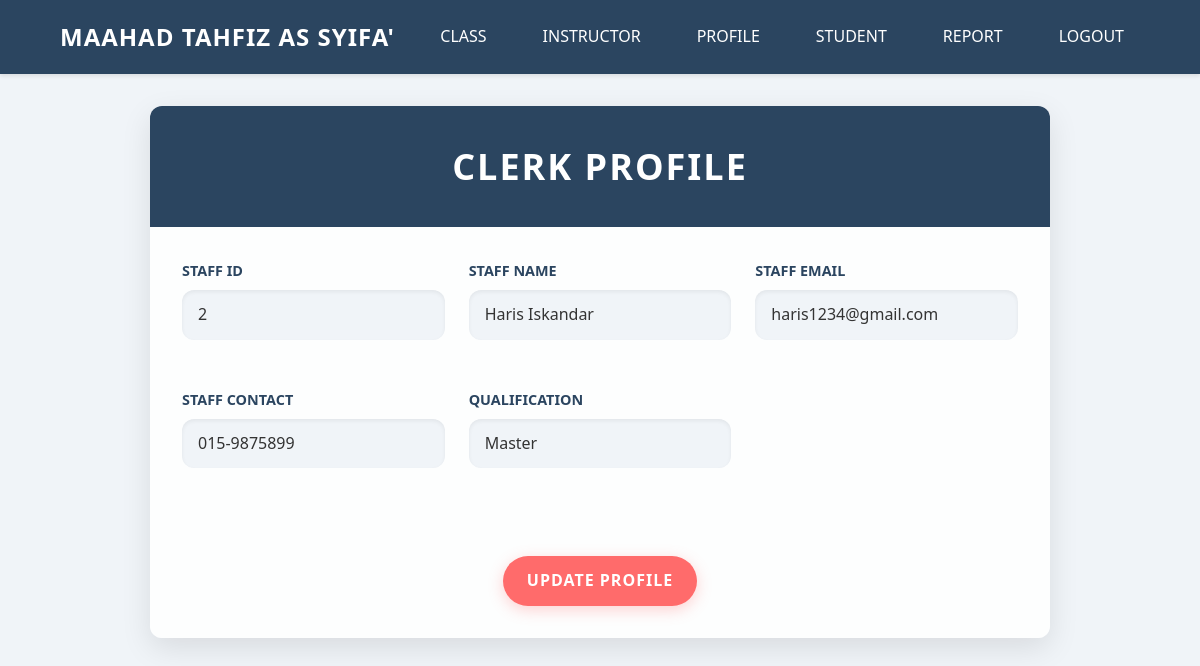
/clerkProfile.php (signed in), run on the app's committed database.
### tables this page shows
CREATE TABLE `staff` (
  `staffID` varchar(10) NOT NULL,
  `staffName` varchar(30) NOT NULL,
  `staffEmail` varchar(30) NOT NULL,
  `staffContact` varchar(12) NOT NULL,
  `qualification` varchar(30) NOT NULL,
  `staffRole` varchar(30) NOT NULL,
  `staffPass` varchar(255) NOT NULL
);

### clerkProfile.php (the view, shortened to what this page needs)
<?php
include_once "clerkHeader.php";
$staffID = $_SESSION['userID'];
$stmt = $conn->prepare("
    SELECT *
    FROM staff
    WHERE staffID = ?
");
$stmt->bind_param("s", $staffID);
$stmt->execute();
$result = $stmt->get_result();
if ($result->num_rows === 1) {
    $row = $result->fetch_assoc();
    $staffID = $row['staffID'];
    $staffName = $row['staffName'];
    $staffEmail = $row['staffEmail'];
    $staffContact = $row['staffContact'];
    $qualification = $row['qualification'];
} else {
    echo "Error: Clerk not found.";
    exit;
}
?>
<!DOCTYPE html>
<html lang="en">
<head>
</head>
<body>
    <div class="profile-container">
        <div class="profile-header">
            <h2>Clerk Profile</h2>
        </div>
        <div class="profile-content">
            <div class="form-group">
                <label>Staff ID</label>
                <p class="form-control-static"><?php echo htmlspecialchars($staffID); ?></p>
            </div>
            <div class="form-group">
                <label>Staff Name</label>
                <p class="form-control-static"><?php echo htmlspecialchars($staffName); ?></p>
            </div>
            <div class="form-group">
                <label>Staff Email</label>
                <p class="form-control-static"><?php echo htmlspecialchars($staffEmail); ?></p>
            </div>
            <div class="form-group">
                <label>Staff Contact</label>
                <p class="form-control-static"><?php echo htmlspecialchars($staffContact); ?></p>
            </div>
            <div class="form-group">
                <label>Qualification</label>
                <p class="form-control-static"><?php echo htmlspecialchars($qualification); ?></p>
            </div>
        </div>
        <div class="btn-container">
            <a href="clerkUpdate.php" class="btn btn-primary">Update Profile</a>
        </div>
    </div>
</body>
</html>

### clerkHeader.php (style rules this page uses)
:root { --primary-color: #2b4560; --secondary-color: #ffffff; --hover-color: #3a5f81; --background-color: #f0f4f8; }
* { margin: 0; padding: 0; box-sizing: border-box; }
body { font-family: 'Segoe UI', Tahoma, Geneva, Verdana, sans-serif; background-color: var(--background-color); line-height: 1.6; }

### clerkProfile.php (style rules this page uses)
:root { --primary-color: #2b4560; --secondary-color: #ffffff; --accent-color: #ff6b6b; --text-color: #333; --border-radius: 12px; }
body { font-family: 'Segoe UI', Tahoma, Geneva, Verdana, sans-serif; background-color: #f0f4f8; line-height: 1.6; margin: 0; padding: 0; }
.profile-container { max-width: 900px; margin: 2rem auto; background: rgba(255, 255, 255, 0.9); border-radius: var(--border-radius); box-shadow: 0 10px 30px rgba(0, 0, 0, 0.1); overflow: hidden; }
.profile-header { background-color: var(--primary-color); color: var(--secondary-color); padding: 2rem; text-align: center; font-size: 1.5em; letter-spacing: 2px; text-transform: uppercase; }
.profile-content { display: grid; grid-template-columns: repeat(auto-fit, minmax(250px, 1fr)); gap: 1.5rem; padding: 2rem; }
.form-group { margin-bottom: 1.5rem; }
.form-group label { display: block; font-weight: 600; margin-bottom: 0.5rem; color: var(--primary-color); font-size: 0.9em; text-transform: uppercase; }
.form-control-static { padding: 0.75rem 1rem; background-color: #f0f4f8; border: none; border-radius: var(--border-radius); font-size: 1em; color: var(--text-color); transition: all 0.3s ease; box-shadow: inset 0 2px 4px rgba(0, 0, 0, 0.06); }
.btn-container { display: flex; justify-content: center; margin-top: 2rem; padding-bottom: 2rem; }
.btn { padding: 0.75rem 1.5rem; font-size: 1em; cursor: pointer; border: none; border-radius: 50px; transition: all 0.3s ease; text-decoration: none; text-transform: uppercase; font-weight: 600; letter-spacing: 1px; }
.btn-primary { background-color: var(--accent-color); color: var(--secondary-color); box-shadow: 0 4px 15px rgba(255, 107, 107, 0.3); }

### data on the page
staff: staffID "2", staffName "Haris Iskandar", staffEmail "haris1234@gmail.com", staffContact "015-9875899", qualification "Master"
